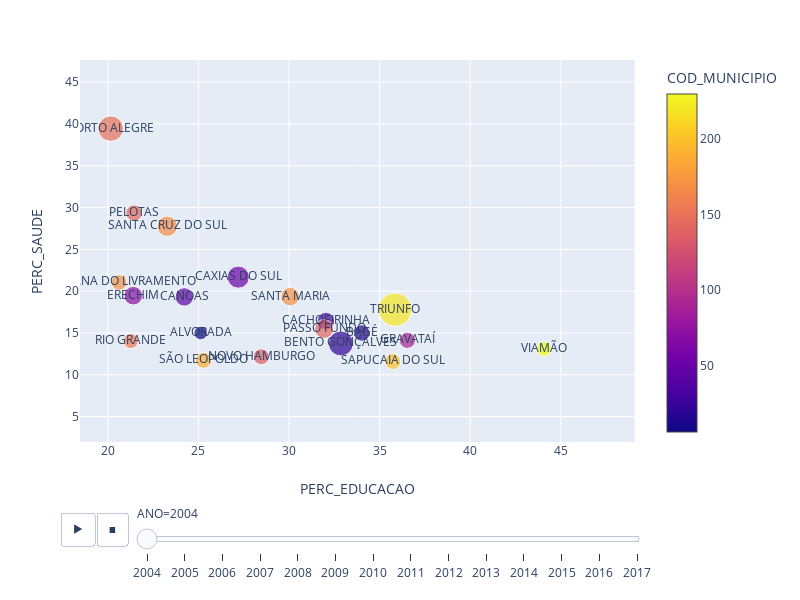

The cell this chart's notebook holds for it:
### Code cell
heightS=600
widthS=800


print('\nGrafico que representa Gastos por Saude e educacao, o tamanho do circulo é a despesa por aluno')
dfscatter = dfTopDespesa
fig=px.scatter(dfscatter[dfscatter['DESP_POR_ALUNO_NORM']>=0], x="PERC_EDUCACAO", y="PERC_SAUDE", animation_frame="ANO", animation_group="NOME_MUNICIPIO",height=heightS,width=widthS,
           size="DESP_POR_ALUNO", color="COD_MUNICIPIO", hover_name="NOME_MUNICIPIO",size_max=50,log_x=False,log_y=False,text="NOME_MUNICIPIO",
               range_x=[dfscatter['PERC_EDUCACAO'].min(),dfscatter['PERC_EDUCACAO'].max()+5], range_y=[dfscatter['PERC_SAUDE'].min(),dfscatter['PERC_SAUDE'].max()+5]
              #labels=dict(ExpOneRD="Expenditure by one researcher (Current USD)",ExpOneArt="Cost of one article (Current USD)",per_g="Research and development expenditure (% of GDP)")
              )
iplot(fig)
#IFrame('file:///G:/PESSOAL/visualizacao/trabalho%20final/temp-plot.html', height=heightS+20,width=widthS+20)
#IFrame('file:///C:/PUCRS/visualizacao/trabalho%20final/temp-plot.html', width=900, height=500)

### Figure 1 — Plotly figure (JSON) as saved in the notebook; plotly's stock layout.template omitted (floating-point values rounded to 4 significant figures)
{"data": [{"hoverlabel": {"namelength": 0}, "hovertemplate": "<b>%{hovertext}</b><br><br>ANO=2004<br>PERC_EDUCACAO=%{x}<br>PERC_SAUDE=%{y}<br>DESP_POR_ALUNO=%{marker.size}<br>NOME_MUNICIPIO=%{text}<br>COD_MUNICIPIO=%{marker.color}", "hovertext": ["ALVORADA", "BAGÉ", "BENTO GONÇALVES", "CACHOEIRINHA", "CANOAS", "CAXIAS DO SUL", "ERECHIM", "GRAVATAÍ", "NOVO HAMBURGO", "PASSO FUNDO", "PELOTAS", "PORTO ALEGRE", "RIO GRANDE", "SANTA CRUZ DO SUL", "SANTA MARIA", "SANTANA DO LIVRAMENTO", "SÃO LEOPOLDO", "SAPUCAIA DO SUL", "TRIUNFO", "VIAMÃO"], "ids": ["ALVORADA", "BAGÉ", "BENTO GONÇALVES", "CACHOEIRINHA", "CANOAS", "CAXIAS DO SUL", "ERECHIM", "GRAVATAÍ", "NOVO HAMBURGO", "PASSO FUNDO", "PELOTAS", "PORTO ALEGRE", "RIO GRANDE", "SANTA CRUZ DO SUL", "SANTA MARIA", "SANTANA DO LIVRAMENTO", "SÃO LEOPOLDO", "SAPUCAIA DO SUL", "TRIUNFO", "VIAMÃO"], "legendgroup": "", "marker": {"color": [6, 16, 21, 31, 45, 50, 69, 91, 134, 141, 144, 149, 156, 168, 169, 171, 187, 200, 220, 230], "coloraxis": "coloraxis", "size": [1227.0, 1809.0, 4184.0, 2040.0, 2273.0, 3266.0, 2329.0, 1742.0, 1707.0, 2392.0, 1837.0, 4327.0, 1514.0, 2771.0, 2296.0, 1642.0, 1693.0, 1723.0, 7423.0, 1512.0], "sizemode": "area", "sizeref": 13.41, "symbol": "circle"}, "mode": "markers+text", "name": "", "showlegend": false, "text": ["ALVORADA", "BAGÉ", "BENTO GONÇALVES", "CACHOEIRINHA", "CANOAS", "CAXIAS DO SUL", "ERECHIM", "GRAVATAÍ", "NOVO HAMBURGO", "PASSO FUNDO", "PELOTAS", "PORTO ALEGRE", "RIO GRANDE", "SANTA CRUZ DO SUL", "SANTA MARIA", "SANTANA DO LIVRAMENTO", "SÃO LEOPOLDO", "SAPUCAIA DO SUL", "TRIUNFO", "VIAMÃO"], "type": "scatter", "x": [25.13, 34.02, 32.86, 32.04, 24.23, 27.2, 21.41, 36.53, 28.47, 31.94, 21.45, 20.16, 21.28, 23.29, 30.06, 20.63, 25.29, 35.72, 35.85, 44.07], "xaxis": "x", "y": [15.0, 14.99, 13.75, 16.44, 19.31, 21.68, 19.46, 14.11, 12.16, 15.48, 29.35, 39.44, 14.04, 27.76, 19.34, 21.04, 11.72, 11.59, 17.79, 13.09], "yaxis": "y"}], "layout": {"coloraxis": {"colorbar": {"title": {"text": "COD_MUNICIPIO"}}, "colorscale": [[0, "#0d0887"], [0.1111, "#46039f"], [0.2222, "#7201a8"], [0.3333, "#9c179e"], [0.4444, "#bd3786"], [0.5556, "#d8576b"], [0.6667, "#ed7953"], [0.7778, "#fb9f3a"], [0.8889, "#fdca26"], [1, "#f0f921"]]}, "height": 600, "legend": {"itemsizing": "constant", "tracegroupgap": 0}, "margin": {"t": 60}, "sliders": [{"active": 0, "currentvalue": {"prefix": "ANO="}, "len": 0.9, "pad": {"b": 10, "t": 60}, "steps": [{"args": [["2004"], {"frame": {"duration": 0, "redraw": false}, "fromcurrent": true, "mode": "immediate", "transition": {"duration": 0, "easing": "linear"}}], "label": "2004", "method": "animate"}, {"args": [["2005"], {"frame": {"duration": 0, "redraw": false}, "fromcurrent": true, "mode": "immediate", "transition": {"duration": 0, "easing": "linear"}}], "label": "2005", "method": "animate"}, {"args": [["2006"], {"frame": {"duration": 0, "redraw": false}, "fromcurrent": true, "mode": "immediate", "transition": {"duration": 0, "easing": "linear"}}], "label": "2006", "method": "animate"}, {"args": [["2007"], {"frame": {"duration": 0, "redraw": false}, "fromcurrent": true, "mode": "immediate", "transition": {"duration": 0, "easing": "linear"}}], "label": "2007", "method": "animate"}, {"args": [["2008"], {"frame": {"duration": 0, "redraw": false}, "fromcurrent": true, "mode": "immediate", "transition": {"duration": 0, "easing": "linear"}}], "label": "2008", "method": "animate"}, {"args": [["2009"], {"frame": {"duration": 0, "redraw": false}, "fromcurrent": true, "mode": "immediate", "transition": {"duration": 0, "easing": "linear"}}], "label": "2009", "method": "animate"}, {"args": [["2010"], {"frame": {"duration": 0, "redraw": false}, "fromcurrent": true, "mode": "immediate", "transition": {"duration": 0, "easing": "linear"}}], "label": "2010", "method": "animate"}, {"args": [["2011"], {"frame": {"duration": 0, "redraw": false}, "fromcurrent": true, "mode": "immediate", "transition": {"duration": 0, "easing": "linear"}}], "label": "2011", "method": "animate"}, {"args": [["2012"], {"frame": {"duration": 0, "redraw": false}, "fromcurrent": true, "mode": "immediate", "transition": {"duration": 0, "easing": "linear"}}], "label": "2012", "method": "animate"}, {"args": [["2013"], {"frame": {"duration": 0, "redraw": false}, "fromcurrent": true, "mode": "immediate", "transition": {"duration": 0, "easing": "linear"}}], "label": "2013", "method": "animate"}, {"args": [["2014"], {"frame": {"duration": 0, "redraw": false}, "fromcurrent": true, "mode": "immediate", "transition": {"duration": 0, "easing": "linear"}}], "label": "2014", "method": "animate"}, {"args": [["2015"], {"frame": {"duration": 0, "redraw": false}, "fromcurrent": true, "mode": "immediate", "transition": {"duration": 0, "easing": "linear"}}], "label": "2015", "method": "animate"}, {"args": [["2016"], {"frame": {"duration": 0, "redraw": false}, "fromcurrent": true, "mode": "immediate", "transition": {"duration": 0, "easing": "linear"}}], "label": "2016", "method": "animate"}, {"args": [["2017"], {"frame": {"duration": 0, "redraw": false}, "fromcurrent": true, "mode": "immediate", "transition": {"duration": 0, "easing": "linear"}}], "label": "2017", "method": "animate"}], "x": 0.1, "xanchor": "left", "y": 0, "yanchor": "top"}], "updatemenus": [{"buttons": [{"args": [null, {"frame": {"duration": 500, "redraw": false}, "fromcurrent": true, "mode": "immediate", "transition": {"duration": 500, "easing": "linear"}}], "label": "&#9654;", "method": "animate"}, {"args": [[null], {"frame": {"duration": 0, "redraw": false}, "fromcurrent": true, "mode": "immediate", "transition": {"duration": 0, "easing": "linear"}}], "label": "&#9724;", "method": "animate"}], "direction": "left", "pad": {"r": 10, "t": 70}, "showactive": false, "type": "buttons", "x": 0.1, "xanchor": "right", "y": 0, "yanchor": "top"}], "width": 800, "xaxis": {"anchor": "y", "domain": [0, 0.98], "range": [18.47, 49.07], "title": {"text": "PERC_EDUCACAO"}}, "yaxis": {"anchor": "x", "domain": [0, 1], "range": [1.958, 47.65], "title": {"text": "PERC_SAUDE"}}}}
